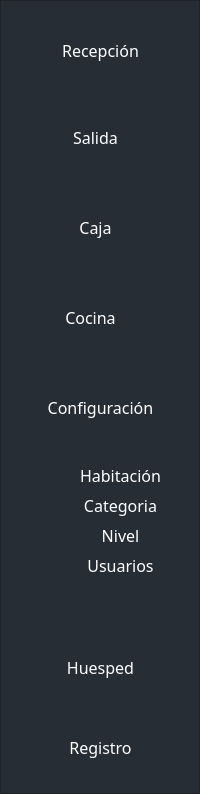
        <widget class="QFrame" name="fm_barra_lateral">
         <property name="minimumSize">
          <size>
           <width>200</width>
           <height>0</height>
          </size>
         </property>
         <property name="styleSheet">
          <string notr="true">
QFrame{
background-color: rgba(39,45,53,255);/* Cambiar el color de fondo a azul oscuro */
}

QPushButton{
    background:rgba(39,45,53,255);
    /*border: 1px solid #2361a0; /* Cambiar el color del borde a azul oscuro */
    border-radius: 10px;
    font: 75 12pt &quot;Archivo&quot;;
/* Cambiar el color de fondo a azul oscuro */
    color: white;
}

QPushButton:hover{

background-color: qlineargradient(spread:pad, x1:0, y1:0.505682, x2:1, y2:0.477, stop:0 rgba(14, 52, 83, 1), stop:1 rgba(14, 52, 83, 1));
color: rgb(255, 255, 255);

}


QLineEdit{
background-color: rgb(255,255,255);
border:none;
border-bottom:2px solid rgba(46, 82, 101, 200);
    font: 75 12pt &quot;Archivo&quot;;
   /*color: #2361a0;*/
	color:rgba(106,105,103,255);

}

QLabel{
color: rgba(106,105,103,255);
}
</string>
         </property>
         <property name="frameShape">
          <enum>QFrame::StyledPanel</enum>
         </property>
         <property name="frameShadow">
          <enum>QFrame::Raised</enum>
         </property>
         <widget class="QPushButton" name="btn_usuario">
          <property name="geometry">
           <rect>
            <x>60</x>
            <y>550</y>
            <width>121</width>
            <height>31</height>
           </rect>
          </property>
          <property name="minimumSize">
           <size>
            <width>0</width>
            <height>0</height>
           </size>
          </property>
          <property name="font">
           <font>
            <family>Archivo</family>
            <pointsize>12</pointsize>
            <weight>9</weight>
            <italic>false</italic>
            <bold>false</bold>
           </font>
          </property>
          <property name="styleSheet">
           <string notr="true"/>
          </property>
          <property name="text">
           <string>Usuarios</string>
          </property>
         </widget>
         <widget class="QPushButton" name="btn_habitacion">
          <property name="geometry">
           <rect>
            <x>20</x>
            <y>10</y>
            <width>161</width>
            <height>81</height>
           </rect>
          </property>
          <property name="minimumSize">
           <size>
            <width>0</width>
            <height>75</height>
           </size>
          </property>
          <property name="font">
           <font>
            <family>Archivo</family>
            <pointsize>12</pointsize>
            <weight>9</weight>
            <italic>false</italic>
            <bold>false</bold>
           </font>
          </property>
          <property name="styleSheet">
           <string notr="true"/>
          </property>
          <property name="text">
           <string>Recepción</string>
          </property>
         </widget>
         <widget class="QPushButton" name="btn_cocina">
          <property name="geometry">
           <rect>
            <x>20</x>
            <y>280</y>
            <width>141</width>
            <height>75</height>
           </rect>
          </property>
          <property name="minimumSize">
           <size>
            <width>0</width>
            <height>75</height>
           </size>
          </property>
          <property name="font">
           <font>
            <family>Archivo</family>
            <pointsize>12</pointsize>
            <weight>9</weight>
            <italic>false</italic>
            <bold>false</bold>
           </font>
          </property>
          <property name="styleSheet">
           <string notr="true"/>
          </property>
          <property name="text">
           <string>Cocina</string>
          </property>
         </widget>
         <widget class="QPushButton" name="btn_registro">
          <property name="geometry">
           <rect>
            <x>30</x>
            <y>710</y>
            <width>141</width>
            <height>75</height>
           </rect>
          </property>
          <property name="minimumSize">
           <size>
            <width>0</width>
            <height>75</height>
           </size>
          </property>
          <property name="font">
           <font>
            <family>Archivo</family>
            <pointsize>12</pointsize>
            <weight>9</weight>
            <italic>false</italic>
            <bold>false</bold>
           </font>
          </property>
          <property name="styleSheet">
           <string notr="true"/>
          </property>
          <property name="text">
           <string>Registro</string>
          </property>
         </widget>
         <widget class="QPushButton" name="btn_salida">
          <property name="geometry">
           <rect>
            <x>20</x>
            <y>100</y>
            <width>151</width>
            <height>75</height>
           </rect>
          </property>
          <property name="minimumSize">
           <size>
            <width>0</width>
            <height>75</height>
           </size>
          </property>
          <property name="font">
           <font>
            <family>Archivo</family>
            <pointsize>12</pointsize>
            <weight>9</weight>
            <italic>false</italic>
            <bold>false</bold>
           </font>
          </property>
          <property name="styleSheet">
           <string notr="true"/>
          </property>
          <property name="text">
           <string>Salida</string>
          </property>
         </widget>
         <widget class="QPushButton" name="btn_caja">
          <property name="geometry">
           <rect>
            <x>20</x>
            <y>190</y>
            <width>151</width>
            <height>75</height>
           </rect>
          </property>
          <property name="minimumSize">
           <size>
            <width>0</width>
            <height>75</height>
           </size>
          </property>
          <property name="font">
           <font>
            <family>Archivo</family>
            <pointsize>12</pointsize>
            <weight>9</weight>
            <italic>false</italic>
            <bold>false</bold>
           </font>
          </property>
          <property name="styleSheet">
           <string notr="true"/>
          </property>
          <property name="text">
           <string>Caja</string>
          </property>
         </widget>
         <widget class="QPushButton" name="btn_configuracion">
          <property name="geometry">
           <rect>
            <x>30</x>
            <y>370</y>
            <width>141</width>
            <height>75</height>
           </rect>
          </property>
          <property name="minimumSize">
           <size>
            <width>0</width>
            <height>75</height>
           </size>
          </property>
          <property name="font">
           <font>
            <family>Archivo</family>
            <pointsize>12</pointsize>
            <weight>9</weight>
            <italic>false</italic>
            <bold>false</bold>
           </font>
          </property>
          <property name="styleSheet">
           <string notr="true"/>
          </property>
          <property name="text">
           <string>Configuración</string>
          </property>
         </widget>
         <widget class="QPushButton" name="btn_hab">
          <property name="geometry">
           <rect>
            <x>60</x>
            <y>460</y>
            <width>121</width>
            <height>31</height>
           </rect>
          </property>
          <property name="minimumSize">
           <size>
            <width>0</width>
            <height>0</height>
           </size>
          </property>
          <property name="font">
           <font>
            <family>Archivo</family>
            <pointsize>12</pointsize>
            <weight>9</weight>
            <italic>false</italic>
            <bold>false</bold>
           </font>
          </property>
          <property name="styleSheet">
           <string notr="true"/>
          </property>
          <property name="text">
           <string>Habitación</string>
          </property>
         </widget>
         <widget class="QPushButton" name="btn_categoria">
          <property name="geometry">
           <rect>
            <x>60</x>
            <y>490</y>
            <width>121</width>
            <height>31</height>
           </rect>
          </property>
          <property name="minimumSize">
           <size>
            <width>0</width>
            <height>0</height>
           </size>
          </property>
          <property name="font">
           <font>
            <family>Archivo</family>
            <pointsize>12</pointsize>
            <weight>9</weight>
            <italic>false</italic>
            <bold>false</bold>
           </font>
          </property>
          <property name="styleSheet">
           <string notr="true"/>
          </property>
          <property name="text">
           <string>Categoria</string>
          </property>
         </widget>
         <widget class="QPushButton" name="btn_nivel">
          <property name="geometry">
           <rect>
            <x>60</x>
            <y>520</y>
            <width>121</width>
            <height>31</height>
           </rect>
          </property>
          <property name="minimumSize">
           <size>
            <width>0</width>
            <height>0</height>
           </size>
          </property>
          <property name="font">
           <font>
            <family>Archivo</family>
            <pointsize>12</pointsize>
            <weight>9</weight>
            <italic>false</italic>
            <bold>false</bold>
           </font>
          </property>
          <property name="styleSheet">
           <string notr="true"/>
          </property>
          <property name="text">
           <string>Nivel</string>
          </property>
         </widget>
         <widget class="QPushButton" name="btn_cliente">
          <property name="geometry">
           <rect>
            <x>30</x>
            <y>630</y>
            <width>141</width>
            <height>75</height>
           </rect>
          </property>
          <property name="minimumSize">
           <size>
            <width>0</width>
            <height>75</height>
           </size>
          </property>
          <property name="font">
           <font>
            <family>Archivo</family>
            <pointsize>12</pointsize>
            <weight>9</weight>
            <italic>false</italic>
            <bold>false</bold>
           </font>
          </property>
          <property name="styleSheet">
           <string notr="true"/>
          </property>
          <property name="text">
           <string>Huesped</string>
          </property>
         </widget>
        </widget>
